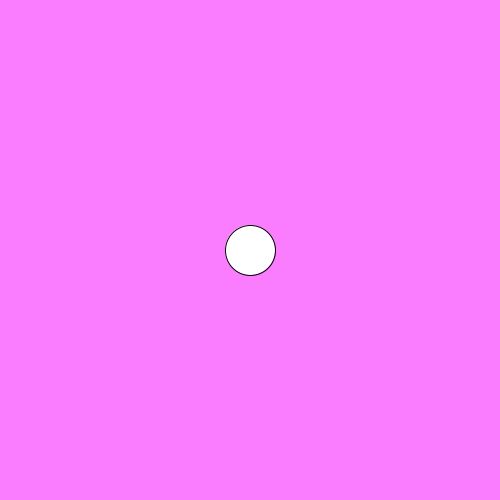
Frame 1 (no input)
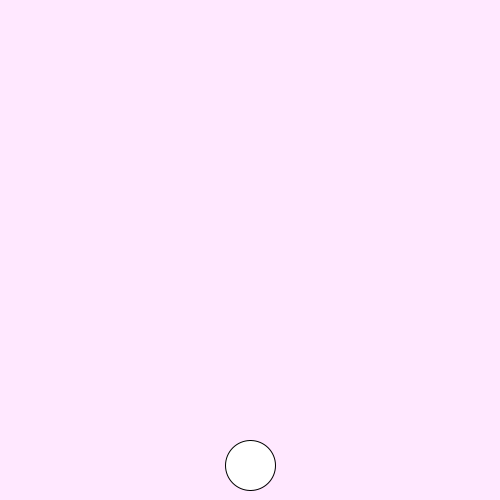
Frame 60 (the mouse pressed at the canvas centre just before this capture)
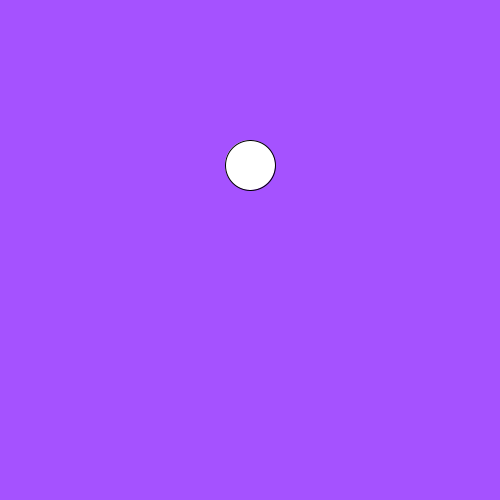
Frame 120 (the mouse held since frame 60 and released just before this capture)

The Processing sketch that drew these frames (run headless with seeded random() and noise(); from frame 60 on, the mouse is pressed at the canvas centre):

// Processing sketch: processing_66435
// ── processing_66435.pde

int posY;
boolean goingUp;


void setup() {
  size(500, 500);
  posY=height/2;
  goingUp =false;
}

void draw() {
  background(posY,posY/2,posY*2);
  fill(255);
  ellipse(width/2, posY, 50, 50);
  if (goingUp==false) {
    posY+=5;
    if(posY>500){
     goingUp=true;
    }
  }
  else{
  posY-=5;
  if(posY<0){
  goingUp=false;
   }
  }
}
